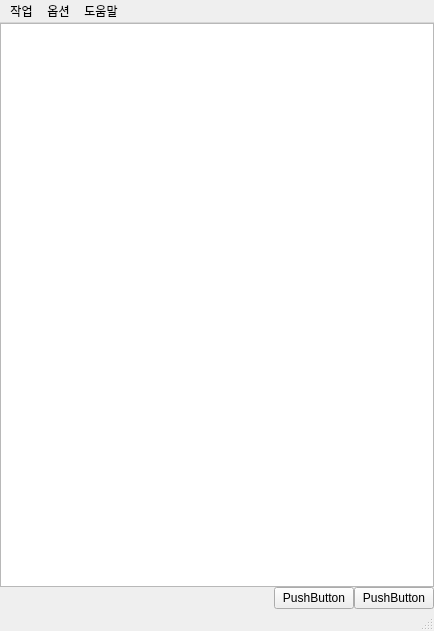
<?xml version="1.0" encoding="UTF-8"?>
<ui version="4.0">
 <class>MainWindow</class>
 <widget class="QMainWindow" name="MainWindow">
  <property name="geometry">
   <rect>
    <x>0</x>
    <y>0</y>
    <width>434</width>
    <height>631</height>
   </rect>
  </property>
  <property name="windowTitle">
   <string>MainWindow</string>
  </property>
  <widget class="QWidget" name="centralwidget">
   <property name="maximumSize">
    <size>
     <width>16777215</width>
     <height>16777215</height>
    </size>
   </property>
   <property name="autoFillBackground">
    <bool>false</bool>
   </property>
   <layout class="QVBoxLayout" name="verticalLayout" stretch="1,0">
    <property name="spacing">
     <number>0</number>
    </property>
    <property name="leftMargin">
     <number>0</number>
    </property>
    <property name="topMargin">
     <number>0</number>
    </property>
    <property name="rightMargin">
     <number>0</number>
    </property>
    <property name="bottomMargin">
     <number>0</number>
    </property>
    <item>
     <widget class="QListWidget" name="listWidget"/>
    </item>
    <item>
     <layout class="QHBoxLayout" name="horizontalLayout">
      <item>
       <spacer name="horizontalSpacer">
        <property name="orientation">
         <enum>Qt::Horizontal</enum>
        </property>
        <property name="sizeHint" stdset="0">
         <size>
          <width>40</width>
          <height>20</height>
         </size>
        </property>
       </spacer>
      </item>
      <item>
       <widget class="QPushButton" name="pushButton_2">
        <property name="text">
         <string>PushButton</string>
        </property>
       </widget>
      </item>
      <item>
       <widget class="QPushButton" name="pushButton">
        <property name="text">
         <string>PushButton</string>
        </property>
       </widget>
      </item>
     </layout>
    </item>
   </layout>
  </widget>
  <widget class="QMenuBar" name="menubar">
   <property name="geometry">
    <rect>
     <x>0</x>
     <y>0</y>
     <width>434</width>
     <height>22</height>
    </rect>
   </property>
   <widget class="QMenu" name="menu">
    <property name="title">
     <string>작업</string>
    </property>
    <addaction name="action_exit"/>
   </widget>
   <widget class="QMenu" name="menu_2">
    <property name="title">
     <string>도움말</string>
    </property>
   </widget>
   <widget class="QMenu" name="menu_3">
    <property name="title">
     <string>옵션</string>
    </property>
    <addaction name="action_always_top"/>
    <addaction name="action_clipboard_toggle"/>
   </widget>
   <addaction name="menu"/>
   <addaction name="menu_3"/>
   <addaction name="menu_2"/>
  </widget>
  <widget class="QStatusBar" name="statusbar"/>
  <action name="action_always_top">
   <property name="checkable">
    <bool>true</bool>
   </property>
   <property name="text">
    <string>항상위</string>
   </property>
  </action>
  <action name="action_clipboard_toggle">
   <property name="checkable">
    <bool>true</bool>
   </property>
   <property name="checked">
    <bool>true</bool>
   </property>
   <property name="text">
    <string>클립보드에서 추가</string>
   </property>
  </action>
  <action name="action_exit">
   <property name="text">
    <string>종료(&amp;q)</string>
   </property>
  </action>
 </widget>
 <resources/>
 <connections/>
</ui>
